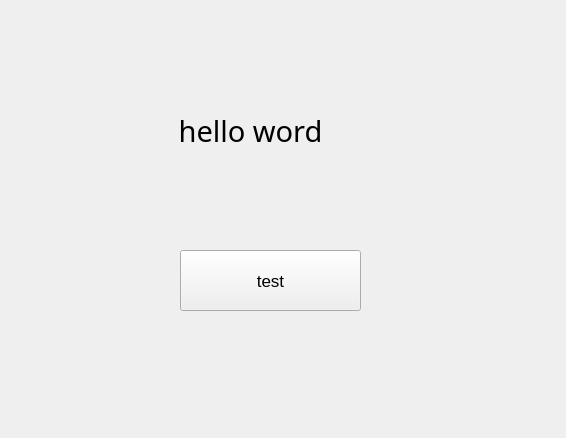
<?xml version="1.0" encoding="UTF-8"?>
<ui version="4.0">
 <class>Form</class>
 <widget class="QWidget" name="Form">
  <property name="geometry">
   <rect>
    <x>0</x>
    <y>0</y>
    <width>566</width>
    <height>438</height>
   </rect>
  </property>
  <property name="windowTitle">
   <string>Form</string>
  </property>
  <widget class="QLabel" name="label">
   <property name="geometry">
    <rect>
     <x>170</x>
     <y>100</y>
     <width>161</width>
     <height>61</height>
    </rect>
   </property>
   <property name="sizePolicy">
    <sizepolicy hsizetype="Expanding" vsizetype="Expanding">
     <horstretch>0</horstretch>
     <verstretch>0</verstretch>
    </sizepolicy>
   </property>
   <property name="sizeIncrement">
    <size>
     <width>6</width>
     <height>6</height>
    </size>
   </property>
   <property name="font">
    <font>
     <family>MV Boli</family>
     <pointsize>22</pointsize>
     <weight>50</weight>
     <italic>false</italic>
     <bold>false</bold>
    </font>
   </property>
   <property name="contextMenuPolicy">
    <enum>Qt::CustomContextMenu</enum>
   </property>
   <property name="styleSheet">
    <string notr="true">font: 22pt &quot;MV Boli&quot;;</string>
   </property>
   <property name="text">
    <string>hello word</string>
   </property>
   <property name="alignment">
    <set>Qt::AlignCenter</set>
   </property>
  </widget>
  <widget class="QPushButton" name="pushButton">
   <property name="geometry">
    <rect>
     <x>180</x>
     <y>250</y>
     <width>181</width>
     <height>61</height>
    </rect>
   </property>
   <property name="font">
    <font>
     <pointsize>13</pointsize>
    </font>
   </property>
   <property name="text">
    <string>test</string>
   </property>
  </widget>
 </widget>
 <resources/>
 <connections/>
</ui>
